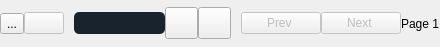
           <widget class="QFrame" name="credits_bar">
            <property name="maximumSize">
             <size>
              <width>16777215</width>
              <height>47</height>
             </size>
            </property>
            <property name="styleSheet">
             <string notr="true">background-color: none;</string>
            </property>
            <property name="frameShape">
             <enum>QFrame::NoFrame</enum>
            </property>
            <property name="frameShadow">
             <enum>QFrame::Raised</enum>
            </property>
            <layout class="QHBoxLayout" name="horizontalLayout_2">
             <property name="spacing">
              <number>0</number>
             </property>
             <property name="leftMargin">
              <number>0</number>
             </property>
             <property name="topMargin">
              <number>0</number>
             </property>
             <property name="rightMargin">
              <number>0</number>
             </property>
             <property name="bottomMargin">
              <number>0</number>
             </property>
             <item>
              <widget class="QToolButton" name="home_button">
               <property name="cursor">
                <cursorShape>PointingHandCursor</cursorShape>
               </property>
               <property name="toolTip">
                <string>Refresh Home</string>
               </property>
               <property name="text">
                <string>...</string>
               </property>
               <property name="icon">
                <iconset resource="resource.qrc">
                 <normaloff>:/myresource/resource/icons8-home-120.png</normaloff>:/myresource/resource/icons8-home-120.png</iconset>
               </property>
               <property name="iconSize">
                <size>
                 <width>27</width>
                 <height>27</height>
                </size>
               </property>
              </widget>
             </item>
             <item>
              <widget class="QPushButton" name="dock_back_home">
               <property name="enabled">
                <bool>false</bool>
               </property>
               <property name="sizePolicy">
                <sizepolicy hsizetype="Fixed" vsizetype="Fixed">
                 <horstretch>0</horstretch>
                 <verstretch>0</verstretch>
                </sizepolicy>
               </property>
               <property name="cursor">
                <cursorShape>PointingHandCursor</cursorShape>
               </property>
               <property name="toolTip">
                <string>Click to go back</string>
               </property>
               <property name="styleSheet">
                <string notr="true"/>
               </property>
               <property name="text">
                <string/>
               </property>
               <property name="icon">
                <iconset resource="resource.qrc">
                 <normaloff>:/myresource/resource/icons8-undo-96.png</normaloff>:/myresource/resource/icons8-undo-96.png</iconset>
               </property>
               <property name="iconSize">
                <size>
                 <width>27</width>
                 <height>27</height>
                </size>
               </property>
              </widget>
             </item>
             <item>
              <spacer name="horizontalSpacer_17">
               <property name="orientation">
                <enum>Qt::Horizontal</enum>
               </property>
               <property name="sizeType">
                <enum>QSizePolicy::Fixed</enum>
               </property>
               <property name="sizeHint" stdset="0">
                <size>
                 <width>10</width>
                 <height>20</height>
                </size>
               </property>
              </spacer>
             </item>
             <item>
              <widget class="QProgressBar" name="progress_bar">
               <property name="enabled">
                <bool>true</bool>
               </property>
               <property name="sizePolicy">
                <sizepolicy hsizetype="Expanding" vsizetype="Fixed">
                 <horstretch>0</horstretch>
                 <verstretch>0</verstretch>
                </sizepolicy>
               </property>
               <property name="styleSheet">
                <string notr="true">QProgressBar:horizontal {
border-radius: 5px;
background:rgba(0,0,0,0.1);
color: white;
background-color: rgba(25, 35, 45, 1);

}
QProgressBar::chunk:horizontal {
background:rgb(6, 133, 0);
color: white;

}
QProgressBar 
{ 
color: white; 
border:none;
}
</string>
               </property>
               <property name="maximum">
                <number>100</number>
               </property>
               <property name="value">
                <number>-1</number>
               </property>
               <property name="alignment">
                <set>Qt::AlignRight|Qt::AlignTrailing|Qt::AlignVCenter</set>
               </property>
              </widget>
             </item>
             <item>
              <widget class="QToolButton" name="pause_button">
               <property name="cursor">
                <cursorShape>PointingHandCursor</cursorShape>
               </property>
               <property name="toolTip">
                <string>Play/Pause</string>
               </property>
               <property name="styleSheet">
                <string notr="true"/>
               </property>
               <property name="text">
                <string/>
               </property>
               <property name="icon">
                <iconset resource="resource.qrc">
                 <normaloff>:/myresource/resource/pause_new.png</normaloff>:/myresource/resource/pause_new.png</iconset>
               </property>
               <property name="iconSize">
                <size>
                 <width>25</width>
                 <height>25</height>
                </size>
               </property>
              </widget>
             </item>
             <item>
              <widget class="QToolButton" name="delete_button">
               <property name="sizePolicy">
                <sizepolicy hsizetype="Preferred" vsizetype="Fixed">
                 <horstretch>0</horstretch>
                 <verstretch>0</verstretch>
                </sizepolicy>
               </property>
               <property name="cursor">
                <cursorShape>PointingHandCursor</cursorShape>
               </property>
               <property name="toolTip">
                <string>Delete</string>
               </property>
               <property name="styleSheet">
                <string notr="true"/>
               </property>
               <property name="text">
                <string/>
               </property>
               <property name="icon">
                <iconset resource="resource.qrc">
                 <normaloff>:/myresource/resource/icons8-stop-96.png</normaloff>:/myresource/resource/icons8-stop-96.png</iconset>
               </property>
               <property name="iconSize">
                <size>
                 <width>25</width>
                 <height>25</height>
                </size>
               </property>
              </widget>
             </item>
             <item>
              <spacer name="horizontalSpacer_13">
               <property name="orientation">
                <enum>Qt::Horizontal</enum>
               </property>
               <property name="sizeType">
                <enum>QSizePolicy::Fixed</enum>
               </property>
               <property name="sizeHint" stdset="0">
                <size>
                 <width>10</width>
                 <height>20</height>
                </size>
               </property>
              </spacer>
             </item>
             <item>
              <widget class="QPushButton" name="prev_page">
               <property name="enabled">
                <bool>false</bool>
               </property>
               <property name="sizePolicy">
                <sizepolicy hsizetype="Fixed" vsizetype="Fixed">
                 <horstretch>0</horstretch>
                 <verstretch>0</verstretch>
                </sizepolicy>
               </property>
               <property name="cursor">
                <cursorShape>PointingHandCursor</cursorShape>
               </property>
               <property name="text">
                <string>Prev </string>
               </property>
               <property name="icon">
                <iconset resource="resource.qrc">
                 <normaloff>:/myresource/resource/icons8-go-back-90.png</normaloff>:/myresource/resource/icons8-go-back-90.png</iconset>
               </property>
               <property name="iconSize">
                <size>
                 <width>26</width>
                 <height>26</height>
                </size>
               </property>
              </widget>
             </item>
             <item>
              <widget class="QPushButton" name="next_page">
               <property name="enabled">
                <bool>false</bool>
               </property>
               <property name="sizePolicy">
                <sizepolicy hsizetype="Fixed" vsizetype="Fixed">
                 <horstretch>0</horstretch>
                 <verstretch>0</verstretch>
                </sizepolicy>
               </property>
               <property name="cursor">
                <cursorShape>PointingHandCursor</cursorShape>
               </property>
               <property name="text">
                <string>Next </string>
               </property>
               <property name="icon">
                <iconset resource="resource.qrc">
                 <normaloff>:/myresource/resource/icons8-forward-button-90.png</normaloff>:/myresource/resource/icons8-forward-button-90.png</iconset>
               </property>
               <property name="iconSize">
                <size>
                 <width>26</width>
                 <height>26</height>
                </size>
               </property>
              </widget>
             </item>
             <item>
              <widget class="QLabel" name="page_no">
               <property name="sizePolicy">
                <sizepolicy hsizetype="Fixed" vsizetype="Preferred">
                 <horstretch>0</horstretch>
                 <verstretch>0</verstretch>
                </sizepolicy>
               </property>
               <property name="text">
                <string>Page 1</string>
               </property>
              </widget>
             </item>
             <item>
              <widget class="QFrame" name="frame">
               <property name="sizePolicy">
                <sizepolicy hsizetype="Fixed" vsizetype="Fixed">
                 <horstretch>0</horstretch>
                 <verstretch>0</verstretch>
                </sizepolicy>
               </property>
               <property name="frameShape">
                <enum>QFrame::StyledPanel</enum>
               </property>
               <property name="frameShadow">
                <enum>QFrame::Raised</enum>
               </property>
              </widget>
             </item>
            </layout>
           </widget>
